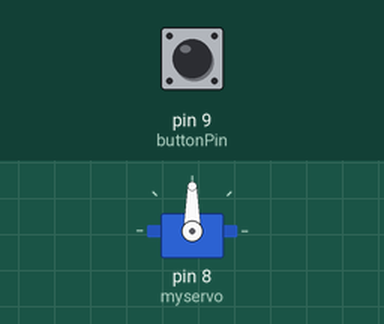
The sketch below on a simulated Arduino Uno, built with avr-gcc and run on an emulated ATmega328P. Shown: servo. The inputs (shaded band) are chosen by the test bench; at power-on: pin 9 (buttonPin) LOW.

Above: at 1.2 s.
1.3 s: pin 9 (buttonPin) pulled HIGH for 0.15 s
At 7.1 s:
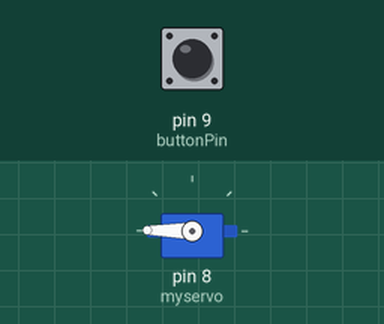
7.3 s: pin 9 (buttonPin) pulled HIGH for 1 s
At 13.9 s:
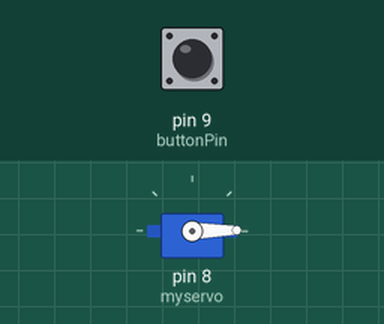
Timing chart, 0 to 15.4 s (numbered marks = the images above; inputs shaded):
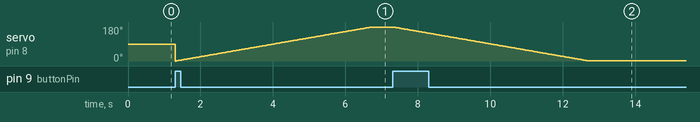

The sketch:

ServoMotor.ino
```cpp
#include <Servo.h>
 const int servoPin = 8;
 const int buttonPin = 9;
 int buttonState = 0;
 int directionState = 0;
 Servo myservo;
 int pos = 0;

void setup() {
   myservo.attach(8);
   pinMode(buttonPin, INPUT);
 }

 void loop(){
   buttonState = digitalRead(buttonPin);
   if (directionState == 0){
     if (buttonState == HIGH) {
       directionState = 1;
       for(pos = 0; pos < 180; pos += 1)
       {
         myservo.write(pos);
         delay(30);
       }
     }

   } else if (directionState == 1) {
     if (buttonState == HIGH) {
       directionState = 0;

      for (pos = 180; pos>=1; pos -=1)
       {
         myservo.write(pos);
         delay(30);
       }
     }
   }
 }
```
